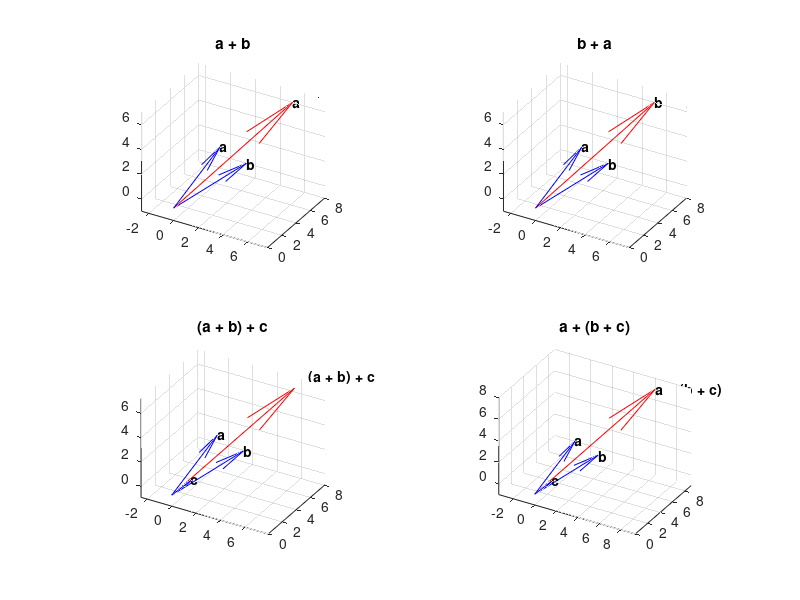
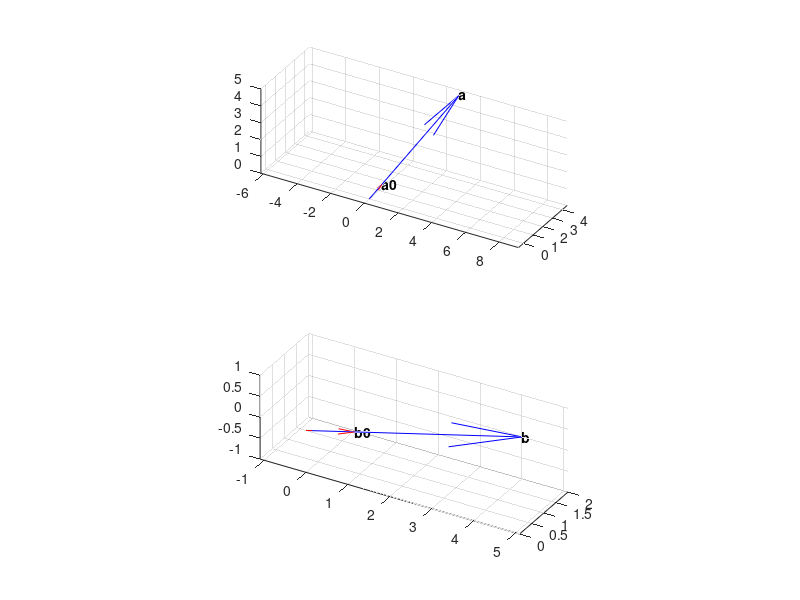
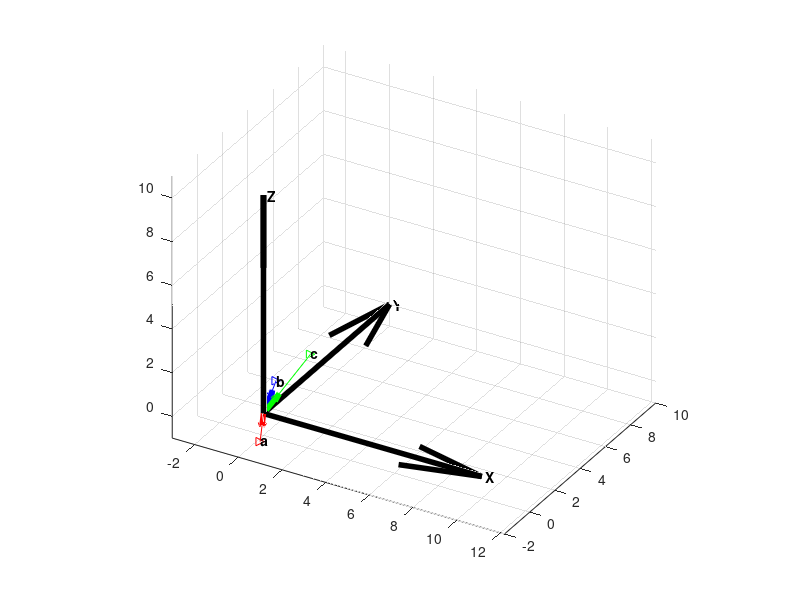
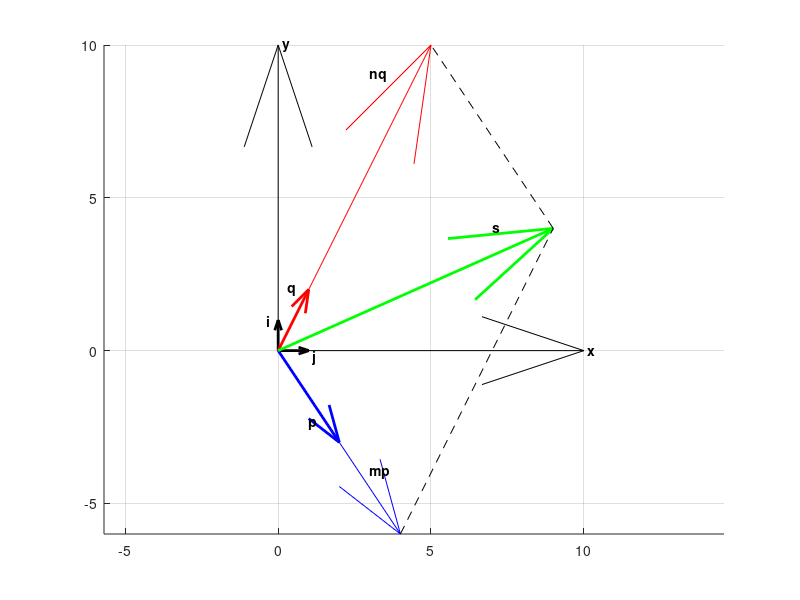

The MATLAB script that drew these images, in order:
%% Рахманов Данила Дмитриевич, 10 подгруппа, Дз по алгебре семинар 4
%% Задание 1
disp("задание 1")
a = [2, 3, 4];
b = [3, 5, 2];
c = [1, 1, 1];
(a + b == b + a)
isequal(a + b, b + a)
((a + b) + c == a + (b + c))
isequal((a + b) + c, a + (b + c))

figure;
subplot(2,2,1); 
grid on; 
axis equal; 
hold on;
title('a + b');
quiver3(0, 0, 0, a(1) + b(1), a(2) + b(2), a(3) + b(3), 1,  'Color', 'red');
quiver3(0, 0, 0, a(1), a(2), a(3), 1, 'Color', 'blue');
quiver3(0, 0, 0, b(1), b(2), b(3), 1, 'Color', 'blue');
text(a(1), a(2), a(3), '\bfa');
text(b(1), b(2), b(3), '\bfb');
text(a(1) + b(1), a(2) + b(2), a(3) + b(3), '\bfa + b');
view(30, 30);

subplot(2,2,2); 
grid on; 
axis equal; 
hold on;
title('b + a');
quiver3(0, 0, 0, b(1) + a(1), b(2) + a(2), b(3) + a(3), 1, 'Color', 'red');
quiver3(0, 0, 0, a(1), a(2), a(3), 1, 'Color', 'blue');
quiver3(0, 0, 0, b(1), b(2), b(3), 1, 'Color', 'blue');
text(a(1), a(2), a(3), '\bfa');
text(b(1), b(2), b(3), '\bfb');
text(b(1) + a(1), b(2) + a(2), b(3) + a(3), '\bfb + a');
view(30, 30);

subplot(2, 2, 3);
grid on; 
axis equal; 
hold on;
title('(a + b) + c');
quiver3(0, 0, 0, c(1), c(2), c(3), 1, 'Color', 'blue');
quiver3(0, 0, 0, a(1), a(2), a(3), 1, 'Color', 'blue');
quiver3(0, 0, 0, b(1), b(2), b(3), 1, 'Color', 'blue');
quiver3(0, 0, 0, (a(1) + b(1)) + c(1), (a(2) + b(2)) + c(2), (a(3) + b(3)) + c(3), 'Color', 'red');
text(a(1), a(2), a(3), '\bfa');
text(b(1), b(2), b(3), '\bfb');
text(c(1), c(2), c(3), '\bfc');
text((a(1) + b(1)) + c(1), (a(2) + b(2)) + c(2), (a(3) + b(3)) + c(3), '\bf(a + b) + c');
view(30, 30);

subplot(2, 2, 4);
grid on; 
axis equal; 
hold on;
title('a + (b + c)')
quiver3(0, 0, 0, c(1), c(2), c(3), 1, 'Color', 'blue');
quiver3(0, 0, 0, a(1), a(2), a(3), 1, 'Color', 'blue');
quiver3(0, 0, 0, b(1), b(2), b(3), 1, 'Color', 'blue');
quiver3(0, 0, 0, a(1) + (b(1) + c(1)), a(2) + (b(2) + c(2)), a(3) + (b(3) + c(3)), 1, 'Color', 'red');
text(a(1), a(2), a(3), '\bfa');
text(b(1), b(2), b(3), '\bfb');
text(c(1), c(2), c(3), '\bfc');
text(a(1) + (b(1) + c(1)), a(2) + (b(2) + c(2)), a(3) + (b(3) + c(3)), '\bfa + (b + c)');
view(30, 30);
%% Задание 2
disp("задание 2")
a = [4, 2, 3];
b = [1, 5, 2];
A = 4;
B = 3;
isequal(A*(a+b),A*a+A*b)
isequal((A+B)*a,A*a+B*a)
isequal(A*(B*a),(A*B)*a)
%% Задание 3
disp("задание 3")
a = [3, 4, 5];
a1 = sqrt(a(1)^2 + a(2)^2 + a(3)^2) 
a0 = a / a1
isequal(norm(a0), 1)

b = [4, 2];
b1 = sqrt(b(1)^2 + b(2)^2)
b2 = norm(b)
b0 = b / b1

figure;
subplot(2, 1, 1);
grid on;
axis equal; 
hold on;
quiver3(0, 0, 0, a(1), a(2), a(3), 1, 'Color', 'blue');
quiver3(0, 0, 0, a0(1), a0(2), a0(3), 1, 'Color', 'red');
text(a(1), a(2), a(3), '\bfa');
text(a0(1), a0(2), a0(3), '\bfa0');
view(30, 30);

subplot(2, 1, 2);
grid on;
axis equal; 
hold on;
quiver(0, 0, b(1), b(2), 1, 'b', 'Color', 'blue');
quiver(0, 0, b0(1), b0(2), 1, 'r', 'Color', 'red');
text(b(1), b(2), '\bfb');
text(b0(1), b0(2), '\bfb0');
view(30, 30);
%% Задание 4
disp("задание 4")
a = [3, 4, 5];
cosa = a./norm(a)
anglea = acos(a./norm(a))*180/pi
sum(cosa.^2)

b = [4, 2];
cosb = b./norm(b)
angleb = acos(b./norm(b))*180/pi
sum(cosb.^2)
%% Задание 5
disp("задание 5")
figure;
hold on; 
axis equal;
grid on;
a = [1,-2,0];
b = [0,1,1];
c = [1,2,2];
if (dot(cross(a,b),c) == 0)
    disp('Векторы компланарны')
else
    disp('Векторы некомпланарны')
end

quiver3(0,0,0,0,0,10,1,'Color', 'black','lineWidth',4);
quiver3(0,0,0,0,10,0,1,'Color', 'black','lineWidth',4);
quiver3(0,0,0,10,0,0,1,'Color', 'black','lineWidth',4);

line([0;a(1)],[0;a(2)],[0;a(3)],'Color', 'red');
line([0;b(1)],[0;b(2)],[0;b(3)],'Color', 'blue');
line([0;c(1)],[0;c(2)],[0;c(3)],'Color', 'green');
plot3(a(1),a(2),a(3),'>','Color','red');
plot3(b(1),b(2),b(3),'>','Color','blue');
plot3(c(1),c(2),c(3),'>','Color','green');

quiver3(0,0,0, a(1)/norm(a), a(2)/norm(a), a(3), 1,'Color', 'red','lineWidth',4);
quiver3(0,0,0, b(1)/norm(b), b(2)/norm(b), b(3)/norm(b), 1,'Color', 'blue','lineWidth',4);
quiver3(0,0,0, c(1)/norm(c), c(2)/norm(c), c(3)/norm(c), 1,'Color', 'green','lineWidth',4);

text(0,0,10,'\bf Z');
text(0,10,0,'\bf Y'); 
text(10,0,0,'\bf X'); 
text(a(1),a(2),a(3),'\bfa');
text(b(1),b(2),b(3),'\bfb');
text(c(1),c(2),c(3),'\bfc');
view(30,30);
%% Задание 6
disp("задание 6")
figure;
hold on;
axis equal;
grid on;
p=[2,-3];
q=[1,2];
s=[9,4];
m = det(horzcat(s', q')) / det(horzcat(p', q'));
n = det(horzcat(p', s')) / det(horzcat(p', q'));
mp = m * p;
nq = n * q;
if (p(1)/p(2) == q(1)/q(2))
    disp ('Векторы коллинеарны!');
else
    disp ('Векторы неколлинеарны!');
end

quiver(0, 0, 0, 10, 1, 'Color', 'black');
quiver(0, 0, 10, 0, 1, 'Color', 'black');
quiver(0, 0, 0, 1, 1, 'Color', 'black', 'lineWidth', 2);
quiver(0, 0, 1, 0, 1, 'Color', 'black', 'lineWidth', 2);

quiver(0, 0, q(1), q(2), 1, 'Color', 'red', 'lineWidth', 2);
quiver(0, 0, nq(1), nq(2), 1, 'Color', 'red');
quiver(0, 0, p(1), p(2), 1, 'Color', 'blue', 'lineWidth', 2);
quiver(0, 0, mp(1), mp(2), 1, 'Color', 'blue');
quiver(0, 0, s(1), s(2), 1, 'Color', 'green', 'lineWidth', 2);
line([4 9;9 5],[-6 4;4 10],'Color','black','LineStyle','--');

text(0.3,2,'\bfq');
text(1,-2.4,'\bfp'); 
text(7,4,'\bfs')
text(3,9,'\bfnq');
text(3,-4,'\bfmp'); 
text(-0.5, 1, '\bf i');
text(1, -0.2, '\bf j'); 
text(0, 10, '\bf y');
text(10, 0, '\bf x'); 
%% Задание 7
disp("задание 7")
a = [3,2];
b = [-2,1]; 
c = [4,-4];

figure;
subplot(2,2,1);
hold on; 
axis equal;
grid on;
quiver(0, 0, 0, 8, 1, 'Color', 'black', 'lineWidth', 1)
quiver(0, 0, 8, 0, 1, 'Color', 'black', 'lineWidth', 1)
quiver(0, 0, 0, 1, 1, 'Color', 'black', 'lineWidth', 2)
quiver(0, 0, 1, 0, 1, 'Color', 'black', 'lineWidth', 2)
quiver(0, 0, a(1), a(2), 1, 'Color', 'blue')
quiver(0, 0, b(1), b(2), 1, 'Color', 'blue')
quiver(0, 0, c(1), c(2), 1, 'Color', 'blue')
text(0,10,'y');
text(10,0,'x');
text(-0.5, 1, '\bf i');
text(1, -0.2, '\bf j'); 
text(a(1),a(2),'\bfa');
text(b(1),b(2),'\bfb');
text(c(1),c(2),'\bfc');

subplot(2,2,2);
hold on; 
axis equal;
grid on;
quiver(0, 0, 0, 8, 1, 'Color', 'black', 'lineWidth', 1)
quiver(0, 0, 8, 0, 1, 'Color', 'black', 'lineWidth', 1)
quiver(0, 0, 0, 1, 1, 'Color', 'black', 'lineWidth', 2)
quiver(0, 0, 1, 0, 1, 'Color', 'black', 'lineWidth', 2)
quiver(0, 0, a(1), a(2), 1, 'Color', 'blue')
quiver(0, 0, b(1), b(2), 1, 'Color', 'blue')
quiver(0, 0, c(1), c(2), 1, 'Color', 'red')
text(0,10,'y');
text(10,0,'x');
text(-0.5, 1, '\bf i');
text(1, -0.2, '\bf j'); 
text(a(1),a(2),'\bfa');
text(b(1),b(2),'\bfb');
text(c(1),c(2),'\bfc');
k=([a;b])'\(c)';
quiver(0,0,a(1)*k(1,1),a(2)*k(1,1),1)
quiver(0,0,b(1)*k(2,1),b(2)*k(2,1),1)
line([a(1)*k(1,1) c(1);c(1) b(1)*k(2,1)],[a(2)*k(1,1) c(2);c(2) b(2)*k(2,1)],'Color','black','LineStyle','--')
text(1.5*k(1,1),k(1,1),'m\bfa');
text(-k(2,1),0.5*k(2,1),'n\bfb');

subplot(2,2,3);
hold on; 
axis equal;
grid on;
quiver(0, 0, 0, 8, 1, 'Color', 'black', 'lineWidth', 1)
quiver(0, 0, 8, 0, 1, 'Color', 'black', 'lineWidth', 1)
quiver(0, 0, 0, 1, 1, 'Color', 'black', 'lineWidth', 2)
quiver(0, 0, 1, 0, 1, 'Color', 'black', 'lineWidth', 2)
quiver(0, 0, a(1), a(2), 1, 'Color', 'blue')
quiver(0, 0, b(1), b(2), 1, 'Color', 'red')
quiver(0, 0, c(1), c(2), 1, 'Color', 'blue')
text(0,10,'y');
text(10,0,'x');
text(-0.5, 1, '\bf i');
text(1, -0.2, '\bf j'); 
text(a(1),a(2),'\bfa');
text(b(1),b(2),'\bfb');
text(c(1),c(2),'\bfc');
k=([a;c])'\(b)';
quiver(0,0,a(1)*k(1,1),a(2)*k(1,1),1)
quiver(0,0,c(1)*k(2,1),c(2)*k(2,1),1)
line([a(1)*k(1,1) b(1);b(1) c(1)*k(2,1)],[a(2)*k(1,1) b(2);b(2) c(2)*k(2,1)],'Color','black','LineStyle','--')
text(1.5*k(1,1),k(1,1),'m\bfa');
text(-k(2,1),0.5*k(2,1),'n\bfb');


subplot(2,2,4);
hold on; 
axis equal;
grid on;
quiver(0, 0, 0, 8, 1, 'Color', 'black', 'lineWidth', 1)
quiver(0, 0, 8, 0, 1, 'Color', 'black', 'lineWidth', 1)
quiver(0, 0, 0, 1, 1, 'Color', 'black', 'lineWidth', 2)
quiver(0, 0, 1, 0, 1, 'Color', 'black', 'lineWidth', 2)
quiver(0, 0, a(1), a(2), 1, 'Color', 'red')
quiver(0, 0, b(1), b(2), 1, 'Color', 'blue')
quiver(0, 0, c(1), c(2), 1, 'Color', 'blue')
text(0,10,'y');
text(10,0,'x');
text(-0.5, 1, '\bf i');
text(1, -0.2, '\bf j'); 
text(a(1),a(2),'\bfa');
text(b(1),b(2),'\bfb');
text(c(1),c(2),'\bfc');
k=([b;c])'\(a)';
quiver(0,0,b(1)*k(1,1),b(2)*k(1,1),1)
quiver(0,0,c(1)*k(2,1),c(2)*k(2,1),1)
line([b(1)*k(1,1) a(1);a(1) c(1)*k(2,1)],[b(2)*k(1,1) a(2);a(2) c(2)*k(2,1)],'Color','black','LineStyle','--')
text(1.5*k(1,1),k(1,1),'m\bfa');
text(-k(2,1),0.5*k(2,1),'n\bfb');
%% Задание 8
disp("задание 8")
a = [2, 1, 0];
b = [1, -1, 2]; 
c = [2, 2, -1];
d = [3, 7, -7];

figure;
subplot(1,2,1);
grid on; 
axis equal; 
hold on;
quiver3(0, 0, 0, a(1), a(2), a(3), 1, 'Color', 'red', 'lineWidth', 2);
quiver3(0, 0, 0, b(1), b(2), b(3), 1, 'Color', 'blue', 'lineWidth', 2);
quiver3(0, 0, 0, c(1), c(2), c(3), 1, 'Color', 'green', 'lineWidth', 2);
quiver3(0, 0, 0, d(1), d(2), d(3), 1, 'Color', 'yellow', 'lineWidth', 2);
quiver3(0, 0, 0, 0, 0, 10, 1, 'Color', 'black');
quiver3(0, 0, 0, 0, 10, 0, 1, 'Color', 'black');
quiver3(0, 0, 0, 10, 0, 0, 1, 'Color', 'black');
quiver3(0, 0, 0, 0, 0, 1, 1, 'Color', 'black', 'lineWidth', 2);
quiver3(0, 0, 0, 0, 1, 0, 1, 'Color', 'black', 'lineWidth', 2);
quiver3(0, 0, 0, 1, 0, 0, 1, 'Color', 'black', 'lineWidth', 2);
text(0, 10, 0, '\bfy');
text(10, 0, 0, '\bfx');
text(0, 0, 10, '\bfz');
text(0, 0, 1,'\bfk');
text(0, 1, 0,'\bfi');
text(1, 0, 0,'\bfj');
view(30, 30);

subplot(1,2,2);
grid on; 
axis equal; 
hold on;
d_bcd=det([b;c;d]');
d_acd=det([a;c;d]');
d_bad=det([b;a;d]');
d_bca=det([b;c;a]');
k = [d_acd/d_bcd; d_bad/d_bcd; d_bca/d_bcd];
quiver3(0, 0, 0, a(1), a(2), a(3), 1, 'Color', 'red', 'lineWidth', 2);
quiver3(0, 0, 0, b(1), b(2), b(3), 1, 'Color', 'blue', 'lineWidth', 2);
quiver3(0, 0, 0, c(1), c(2), c(3), 1, 'Color', 'green', 'lineWidth', 2);
quiver3(0, 0, 0, d(1), d(2), d(3), 1, 'Color', 'yellow', 'lineWidth', 2);
quiver3(0, 0, 0, 0, 0, 10, 1, 'Color', 'black');
quiver3(0, 0, 0, 0, 10, 0, 1, 'Color', 'black');
quiver3(0, 0, 0, 10, 0, 0, 1, 'Color', 'black');
quiver3(0, 0, 0, 0, 0, 1, 1, 'Color', 'black', 'lineWidth', 2);
quiver3(0, 0, 0, 0, 1, 0, 1, 'Color', 'black', 'lineWidth', 2);
quiver3(0, 0, 0, 1, 0, 0, 1, 'Color', 'black', 'lineWidth', 2);
text(0, 10, 0, '\bfy');
text(10, 0, 0, '\bfx');
text(0, 0, 10, '\bfz');
text(0, 0, 1,'\bfk');
text(0, 1, 0,'\bfi');
text(1, 0, 0,'\bfj');
quiver3(0,0,0,b(1)*k(1,1),b(2)*k(1,1),b(3)*k(1,1),1)
quiver3(0,0,0,c(1)*k(2,1),c(2)*k(2,1),c(3)*k(2,1),1);
quiver3(0,0,0,d(1)*k(3,1),d(2)*k(3,1),d(3)*k(3,1),1);
view(30, 30);
%% Задание 9
disp("задание 9")
a = [1, -2, 0];
b = [0, 1, 2]; 
c = [1, 2, 2];

disp("1 свойство")
isequal(dot(a, b), dot(b, a))
disp("2 свойство")
isequal(dot(a + b, c), dot(a , c) + dot(b, c))
disp("2' свойство")
isequal(dot(a, b + c), dot(a , b) + dot(a, c))
disp("3 свойство")
k = 5;
isequal(dot(k * a, b), k * dot(a, b))
disp("3' свойство")
isequal(dot(a, k * b), k * dot(a, b))
disp("4 свойство")
disp("a != 0:")
dot(a, a)
disp("a == 0:")
a = [0, 0, 0];
dot(a, a)
%% Задание 10
disp("задание 10")
a = [1, -2, 0];
b = [0, 1, 2]; 
c = [1, 2, 2];

disp("2 свойство")
isequal(cross(cross(a, b), c), cross(a, cross(b, c)))
disp("3 свойство")
isequal(cross(a, b) == cross(a, c), b == c)
disp("4 свойство")
isequal(cross(cross(a, b), b), cross(a, cross(b, b)))
